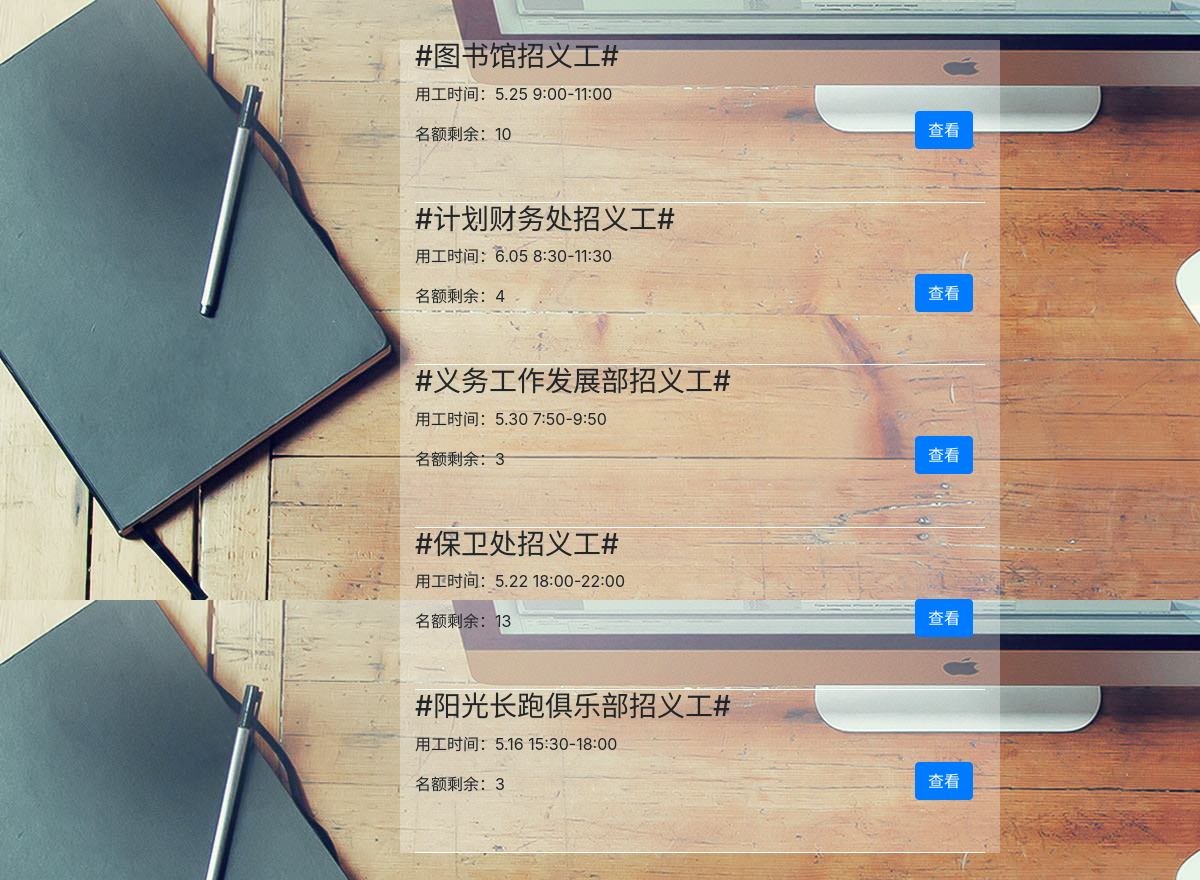
/info.php, run on the app's committed database.
### tables this page shows
CREATE TABLE `info` (
  `id` int(10) unsigned NOT NULL AUTO_INCREMENT COMMENT '主键',
  `title` varchar(50) NOT NULL COMMENT '标题',
  `date` varchar(50) NOT NULL COMMENT '时间',
  `place` varchar(50) NOT NULL COMMENT '地点',
  `department` varchar(50) NOT NULL COMMENT '部门',
  `remain` int(10) unsigned NOT NULL COMMENT '招工人数',
  `content` varchar(200) NOT NULL COMMENT '招工说明',
  `extra` varchar(50) COMMENT '招工说明',
  PRIMARY KEY (`id`)
) DEFAULT CHARSET=utf8;

### info.php (the view, shortened to what this page needs)
<!DOCTYPE html>
<html lang="zh-CN">
  <head>
    <link href="bootstrap-4.1.1-dist/css/bootstrap.min.css" rel="stylesheet">
    <link href="signin.css" rel="stylesheet">
    <link href="css/add3.css" rel="stylesheet">
  </head>
  <body>
  <div id="frame">
    <div class="container">
<?php
    require_once('config.php');
    $sql = "SELECT * FROM info";
    $result = $conn->query($sql);
    if ($result->num_rows > 0) {
        while($row = $result->fetch_assoc()) {
            if($row["remain"] > 0) {
                ?>
                <form method="POST" action="detail.php">
                    <h3>#<?php echo $row['title']; ?>#</h3>
                    <p>用工时间：<?php echo $row['date']; ?></p>
                    <p>名额剩余：<?php echo $row['remain']; ?></p>
                    <p><input type="submit" class="btn btn-primary" role="button" value="查看"></p>
            </form>
                <?php
            }
        }
    } else {
        echo "<script>alert('目前还没有招工信息哦~')</script>";
    }
?>
    </div>
</div>
  </body>
</html>

### signin.css (style rules this page uses)
body { padding-top: 40px; padding-bottom: 40px; background-color: #eee; }

### css/add3.css (style rules this page uses)
body { width:100%; background:url(../images/3.jpg); position: relative; background-attachment: fixed; }
#frame { height:100%; width:600px; margin-left:400px; left: 0; right: 0; top: ; background:rgba(255,255,255,0.3); }
form { border-bottom: #ffffff 1px solid; }
input { margin-left:500px; margin-top:-90px; }

### data on the page
info: title "图书馆招义工", date "5.25 9:00-11:00", remain "10"
info: title "计划财务处招义工", date "6.05 8:30-11:30", remain "4"
info: title "义务工作发展部招义工", date "5.30 7:50-9:50", remain "3"
info: title "保卫处招义工", date "5.22 18:00-22:00", remain "13"
info: title "阳光长跑俱乐部招义工", date "5.16 15:30-18:00", remain "3"
